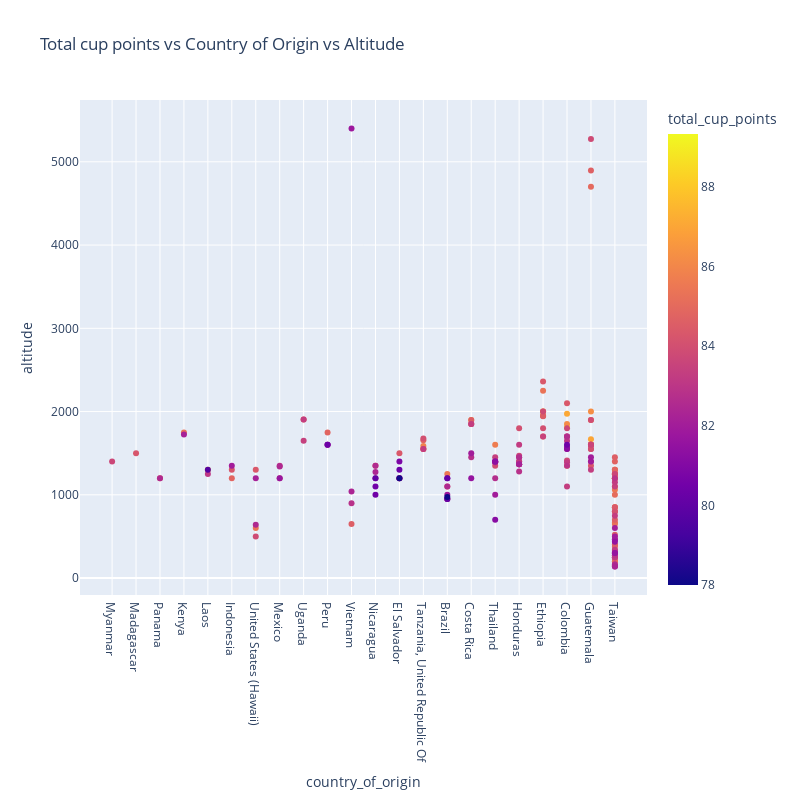

Notebook source saved alongside this figure:
### Code cell
# plot relationship between 'total_cup_points' 'country_of_origin' and 'altitude'
fig = px.scatter(df, x='country_of_origin', y='altitude', color='total_cup_points', title='Total cup points vs Country of Origin vs Altitude')
fig.update_layout(width=800, height=800, xaxis={'categoryorder':'total ascending'})
fig.show()

### Figure 1 — Plotly figure (JSON) as saved in the notebook; plotly's stock layout.template omitted (floating-point values rounded to 4 significant figures; data arrays with more than 128 entries replaced by an {"elided": "..."} marker saying what was removed)
{"data": [{"hovertemplate": "country_of_origin=%{x}<br>altitude=%{y}<br>total_cup_points=%{marker.color}<extra></extra>", "legendgroup": "", "marker": {"color": {"elided": "207 float values"}, "coloraxis": "coloraxis", "symbol": "circle"}, "mode": "markers", "name": "", "orientation": "v", "showlegend": false, "type": "scatter", "x": {"elided": "207 str values"}, "xaxis": "x", "y": {"elided": "207 float values"}, "yaxis": "y"}], "layout": {"coloraxis": {"colorbar": {"title": {"text": "total_cup_points"}}, "colorscale": [[0, "#0d0887"], [0.1111, "#46039f"], [0.2222, "#7201a8"], [0.3333, "#9c179e"], [0.4444, "#bd3786"], [0.5556, "#d8576b"], [0.6667, "#ed7953"], [0.7778, "#fb9f3a"], [0.8889, "#fdca26"], [1, "#f0f921"]]}, "height": 800, "legend": {"tracegroupgap": 0}, "title": {"text": "Total cup points vs Country of Origin vs Altitude"}, "width": 800, "xaxis": {"anchor": "y", "categoryorder": "total ascending", "domain": [0, 1], "title": {"text": "country_of_origin"}}, "yaxis": {"anchor": "x", "domain": [0, 1], "title": {"text": "altitude"}}}}
